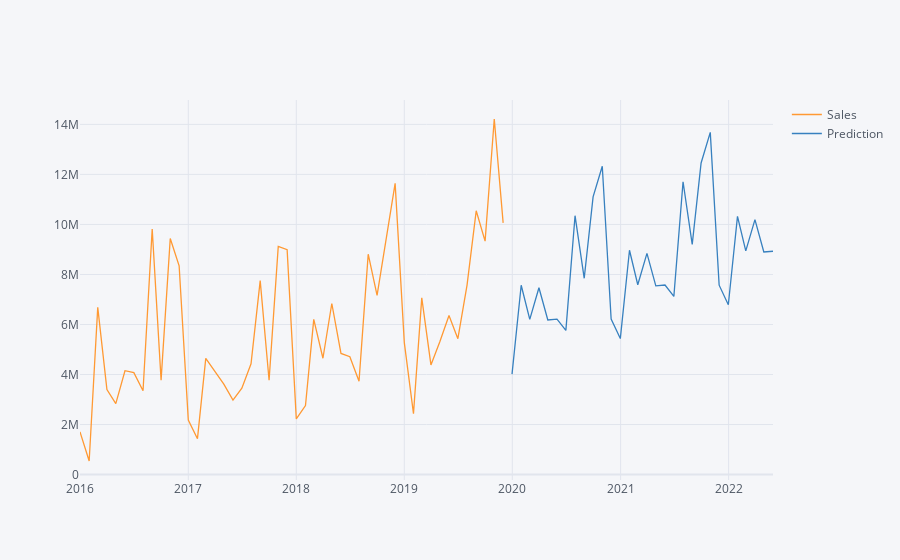

This figure's notebook cell:
### Code cell
from openpyxl.workbook import Workbook
future_forecast2 = stepwise_model.predict(n_periods=30)
# This returns an array of predictions:
print(future_forecast2)
index = pd.date_range('2019-12-01', periods=30, freq='M')
future_forecast2 = pd.DataFrame(future_forecast2,index =index,columns =
                               ["Prediction"])
pd.concat([sale_total,future_forecast2],axis=1).iplot()

future_forecast2['Date']= index

# write DataFrame to excel 
datatoexcel = pd.ExcelWriter('future_replaced_forecast.xlsx') 

future_forecast2.to_excel(datatoexcel) 
  
# save the excel 
datatoexcel.save() 
print('DataFrame is written to Excel File successfully.')

future_forecast2.to_excel('future_replaced_forecast.xlsx', index=False)
